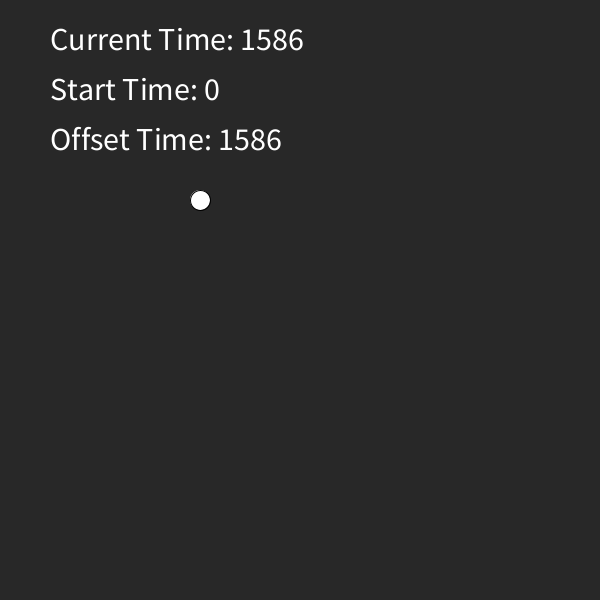
Frame 1 (no input)
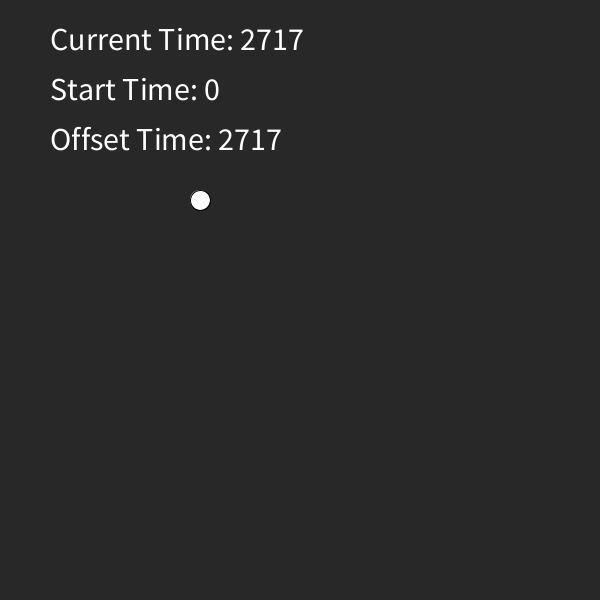
Frame 60 (the mouse pressed at the canvas centre just before this capture)
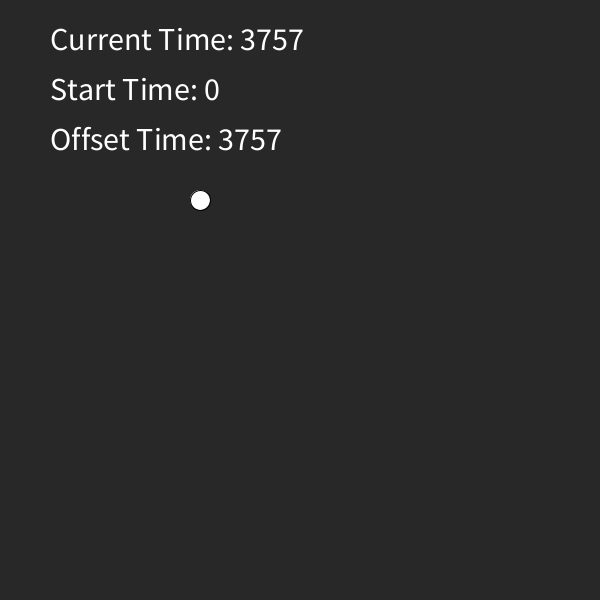
Frame 120 (the mouse held since frame 60 and released just before this capture)

The Processing sketch that drew these frames (run headless with seeded random() and noise(); from frame 60 on, the mouse is pressed at the canvas centre):

// Processing sketch: Reset_a_timer
// ── Reset_a_timer.pde
int currentTime;
int startTime;


void setup() {
  size(600, 600);
  background(100);
}

void draw() {
  textSize(32);
   background(40);
  currentTime = millis();
  
  text("Current Time: "+currentTime,50,50);
  text("Start Time: "+startTime,50,100);
  text("Offset Time: "+(currentTime-startTime),50,150);
  
  if ((currentTime-startTime) >= 1000 ) {
    ellipse(200,200,20,20);
  }

}

void mouseClicked() {
  startTime = millis();
}
